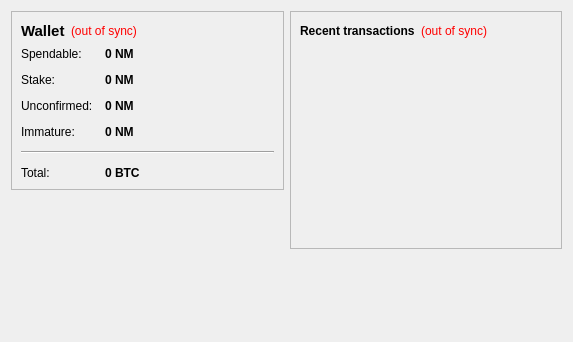
<?xml version="1.0" encoding="UTF-8"?>
<ui version="4.0">
 <class>OverviewPage</class>
 <widget class="QWidget" name="OverviewPage">
  <property name="geometry">
   <rect>
    <x>0</x>
    <y>0</y>
    <width>573</width>
    <height>342</height>
   </rect>
  </property>
  <property name="windowTitle">
   <string>Form</string>
  </property>
  <layout class="QHBoxLayout" name="horizontalLayout" stretch="1,1">
   <item>
    <layout class="QVBoxLayout" name="verticalLayout_2">
     <item>
      <widget class="QFrame" name="frame">
       <property name="frameShape">
        <enum>QFrame::StyledPanel</enum>
       </property>
       <property name="frameShadow">
        <enum>QFrame::Raised</enum>
       </property>
       <layout class="QVBoxLayout" name="verticalLayout_4">
        <item>
         <layout class="QHBoxLayout" name="horizontalLayout_4">
          <item>
           <widget class="QLabel" name="label_5">
            <property name="font">
             <font>
              <pointsize>11</pointsize>
              <weight>75</weight>
              <bold>true</bold>
             </font>
            </property>
            <property name="text">
             <string>Wallet</string>
            </property>
           </widget>
          </item>
          <item>
           <widget class="QLabel" name="labelWalletStatus">
            <property name="toolTip">
             <string>The displayed information may be out of date. Your wallet automatically synchronizes with the InternetMarketingCoins network after a connection is established, but this process has not completed yet.</string>
            </property>
            <property name="styleSheet">
             <string notr="true">QLabel { color: red; }</string>
            </property>
            <property name="text">
             <string notr="true">(out of sync)</string>
            </property>
            <property name="alignment">
             <set>Qt::AlignLeading|Qt::AlignLeft|Qt::AlignVCenter</set>
            </property>
           </widget>
          </item>
          <item>
           <spacer name="horizontalSpacer_2">
            <property name="orientation">
             <enum>Qt::Horizontal</enum>
            </property>
            <property name="sizeHint" stdset="0">
             <size>
              <width>40</width>
              <height>20</height>
             </size>
            </property>
           </spacer>
          </item>
         </layout>
        </item>
        <item>
         <layout class="QFormLayout" name="formLayout_2">
          <property name="fieldGrowthPolicy">
           <enum>QFormLayout::AllNonFixedFieldsGrow</enum>
          </property>
          <property name="horizontalSpacing">
           <number>12</number>
          </property>
          <property name="verticalSpacing">
           <number>12</number>
          </property>
          <item row="0" column="0">
           <widget class="QLabel" name="label">
            <property name="text">
             <string>Spendable:</string>
            </property>
           </widget>
          </item>
          <item row="0" column="1">
           <widget class="QLabel" name="labelBalance">
            <property name="font">
             <font>
              <weight>75</weight>
              <bold>true</bold>
             </font>
            </property>
            <property name="cursor">
             <cursorShape>IBeamCursor</cursorShape>
            </property>
            <property name="toolTip">
             <string>Your current spendable balance</string>
            </property>
            <property name="text">
             <string notr="true">0 NM</string>
            </property>
            <property name="textInteractionFlags">
             <set>Qt::LinksAccessibleByMouse|Qt::TextSelectableByKeyboard|Qt::TextSelectableByMouse</set>
            </property>
           </widget>
          </item>
          <item row="1" column="0">
           <widget class="QLabel" name="label_6">
            <property name="text">
             <string>Stake:</string>
            </property>
           </widget>
          </item>
          <item row="1" column="1">
           <widget class="QLabel" name="labelStake">
            <property name="font">
             <font>
              <weight>75</weight>
              <bold>true</bold>
             </font>
            </property>
            <property name="cursor">
             <cursorShape>IBeamCursor</cursorShape>
            </property>
            <property name="toolTip">
             <string>Total of coins that was staked, and do not yet count toward the current balance</string>
            </property>
            <property name="text">
             <string notr="true">0 NM</string>
            </property>
            <property name="textInteractionFlags">
             <set>Qt::LinksAccessibleByMouse|Qt::TextSelectableByKeyboard|Qt::TextSelectableByMouse</set>
            </property>
           </widget>
          </item>
          <item row="2" column="0">
           <widget class="QLabel" name="label_3">
            <property name="text">
             <string>Unconfirmed:</string>
            </property>
           </widget>
          </item>
          <item row="2" column="1">
           <widget class="QLabel" name="labelUnconfirmed">
            <property name="font">
             <font>
              <weight>75</weight>
              <bold>true</bold>
             </font>
            </property>
            <property name="cursor">
             <cursorShape>IBeamCursor</cursorShape>
            </property>
            <property name="toolTip">
             <string>Total of transactions that have yet to be confirmed, and do not yet count toward the current balance</string>
            </property>
            <property name="text">
             <string notr="true">0 NM</string>
            </property>
            <property name="textInteractionFlags">
             <set>Qt::LinksAccessibleByMouse|Qt::TextSelectableByKeyboard|Qt::TextSelectableByMouse</set>
            </property>
           </widget>
          </item>
          <item row="3" column="0">
           <widget class="QLabel" name="labelImmatureText">
            <property name="text">
             <string>Immature:</string>
            </property>
           </widget>
          </item>
          <item row="3" column="1">
           <widget class="QLabel" name="labelImmature">
            <property name="font">
             <font>
              <weight>75</weight>
              <bold>true</bold>
             </font>
            </property>
            <property name="toolTip">
             <string>Mined balance that has not yet matured</string>
            </property>
            <property name="text">
             <string notr="true">0 NM</string>
            </property>
            <property name="textInteractionFlags">
             <set>Qt::LinksAccessibleByMouse|Qt::TextSelectableByKeyboard|Qt::TextSelectableByMouse</set>
            </property>
           </widget>
          </item>
          <item row="4" column="0" colspan="2">
           <widget class="Line" name="line">
            <property name="orientation">
             <enum>Qt::Horizontal</enum>
            </property>
           </widget>
          </item>
          <item row="5" column="0">
           <widget class="QLabel" name="labelTotalText">
            <property name="text">
             <string>Total:</string>
            </property>
           </widget>
          </item>
          <item row="5" column="1">
           <widget class="QLabel" name="labelTotal">
            <property name="font">
             <font>
              <weight>75</weight>
              <bold>true</bold>
             </font>
            </property>
            <property name="cursor">
             <cursorShape>IBeamCursor</cursorShape>
            </property>
            <property name="toolTip">
             <string>Your current total balance</string>
            </property>
            <property name="text">
             <string notr="true">0 BTC</string>
            </property>
            <property name="textInteractionFlags">
             <set>Qt::LinksAccessibleByMouse|Qt::TextSelectableByKeyboard|Qt::TextSelectableByMouse</set>
            </property>
           </widget>
          </item>
         </layout>
        </item>
       </layout>
      </widget>
     </item>
     <item>
      <spacer name="verticalSpacer">
       <property name="orientation">
        <enum>Qt::Vertical</enum>
       </property>
       <property name="sizeHint" stdset="0">
        <size>
         <width>20</width>
         <height>40</height>
        </size>
       </property>
      </spacer>
     </item>
     <item>
      <widget class="QLabel" name="label_2">
       <property name="text">
        <string/>
       </property>
       <property name="pixmap">
        <pixmap resource="../bitcoin.qrc">:/icons/internetmarketingcoins</pixmap>
       </property>
      </widget>
     </item>
    </layout>
   </item>
   <item>
    <layout class="QVBoxLayout" name="verticalLayout_3">
     <item>
      <widget class="QFrame" name="frame_2">
       <property name="frameShape">
        <enum>QFrame::StyledPanel</enum>
       </property>
       <property name="frameShadow">
        <enum>QFrame::Raised</enum>
       </property>
       <layout class="QVBoxLayout" name="verticalLayout">
        <item>
         <layout class="QHBoxLayout" name="horizontalLayout_2">
          <item>
           <widget class="QLabel" name="label_4">
            <property name="text">
             <string>&lt;b&gt;Recent transactions&lt;/b&gt;</string>
            </property>
           </widget>
          </item>
          <item>
           <widget class="QLabel" name="labelTransactionsStatus">
            <property name="toolTip">
             <string>The displayed information may be out of date. Your wallet automatically synchronizes with the InternetMarketingCoins network after a connection is established, but this process has not completed yet.</string>
            </property>
            <property name="styleSheet">
             <string notr="true">QLabel { color: red; }</string>
            </property>
            <property name="text">
             <string notr="true">(out of sync)</string>
            </property>
            <property name="alignment">
             <set>Qt::AlignRight|Qt::AlignTrailing|Qt::AlignVCenter</set>
            </property>
           </widget>
          </item>
          <item>
           <spacer name="horizontalSpacer">
            <property name="orientation">
             <enum>Qt::Horizontal</enum>
            </property>
            <property name="sizeHint" stdset="0">
             <size>
              <width>40</width>
              <height>20</height>
             </size>
            </property>
           </spacer>
          </item>
         </layout>
        </item>
        <item>
         <widget class="QListView" name="listTransactions">
          <property name="styleSheet">
           <string notr="true">QListView { background: transparent; }</string>
          </property>
          <property name="frameShape">
           <enum>QFrame::NoFrame</enum>
          </property>
          <property name="verticalScrollBarPolicy">
           <enum>Qt::ScrollBarAlwaysOff</enum>
          </property>
          <property name="horizontalScrollBarPolicy">
           <enum>Qt::ScrollBarAlwaysOff</enum>
          </property>
          <property name="selectionMode">
           <enum>QAbstractItemView::NoSelection</enum>
          </property>
         </widget>
        </item>
       </layout>
      </widget>
     </item>
     <item>
      <spacer name="verticalSpacer_2">
       <property name="orientation">
        <enum>Qt::Vertical</enum>
       </property>
       <property name="sizeHint" stdset="0">
        <size>
         <width>20</width>
         <height>40</height>
        </size>
       </property>
      </spacer>
     </item>
    </layout>
   </item>
  </layout>
 </widget>
 <resources>
  <include location="../bitcoin.qrc"/>
 </resources>
 <connections/>
</ui>
